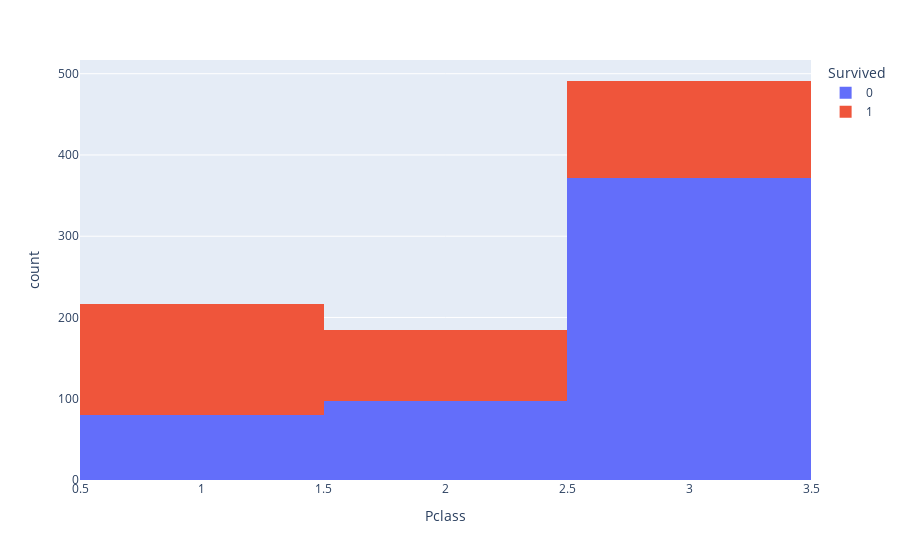

Here is the notebook cell this chart was saved with:
### Code cell
px.histogram(train_data, x = 'Pclass', color = 'Survived')

### Figure 1 — Plotly figure (JSON) as saved in the notebook; plotly's stock layout.template omitted (floating-point values rounded to 4 significant figures; data arrays with more than 128 entries replaced by an {"elided": "..."} marker saying what was removed)
{"data": [{"alignmentgroup": "True", "bingroup": "x", "hovertemplate": "Survived=0<br>Pclass=%{x}<br>count=%{y}<extra></extra>", "legendgroup": "0", "marker": {"color": "#636efa", "pattern": {"shape": ""}}, "name": "0", "offsetgroup": "0", "orientation": "v", "showlegend": true, "type": "histogram", "x": {"elided": "549 int values"}, "xaxis": "x", "yaxis": "y"}, {"alignmentgroup": "True", "bingroup": "x", "hovertemplate": "Survived=1<br>Pclass=%{x}<br>count=%{y}<extra></extra>", "legendgroup": "1", "marker": {"color": "#EF553B", "pattern": {"shape": ""}}, "name": "1", "offsetgroup": "1", "orientation": "v", "showlegend": true, "type": "histogram", "x": {"elided": "342 int values"}, "xaxis": "x", "yaxis": "y"}], "layout": {"barmode": "relative", "legend": {"title": {"text": "Survived"}, "tracegroupgap": 0}, "margin": {"t": 60}, "xaxis": {"anchor": "y", "domain": [0.0, 1.0], "title": {"text": "Pclass"}}, "yaxis": {"anchor": "x", "domain": [0.0, 1.0], "title": {"text": "count"}}}}
